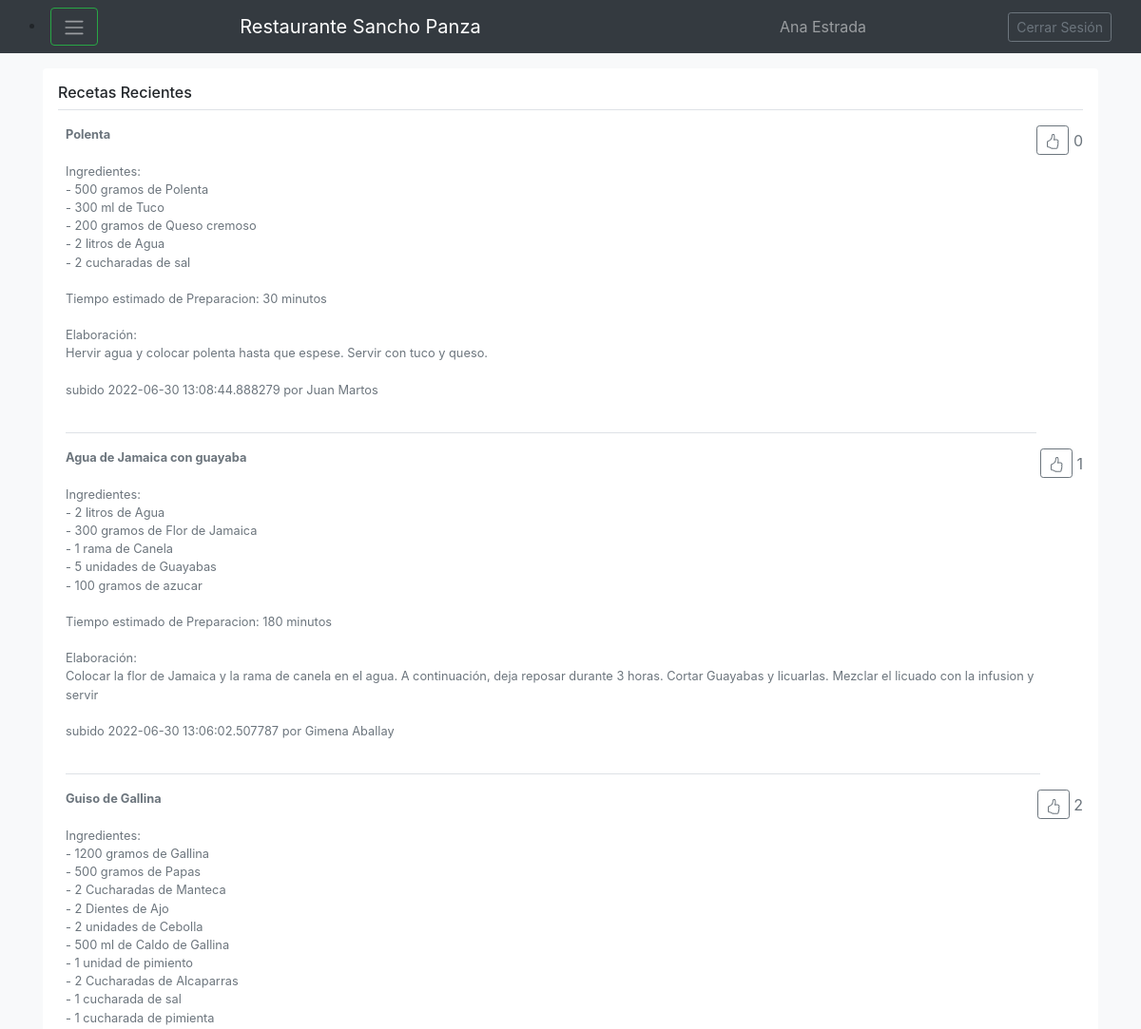
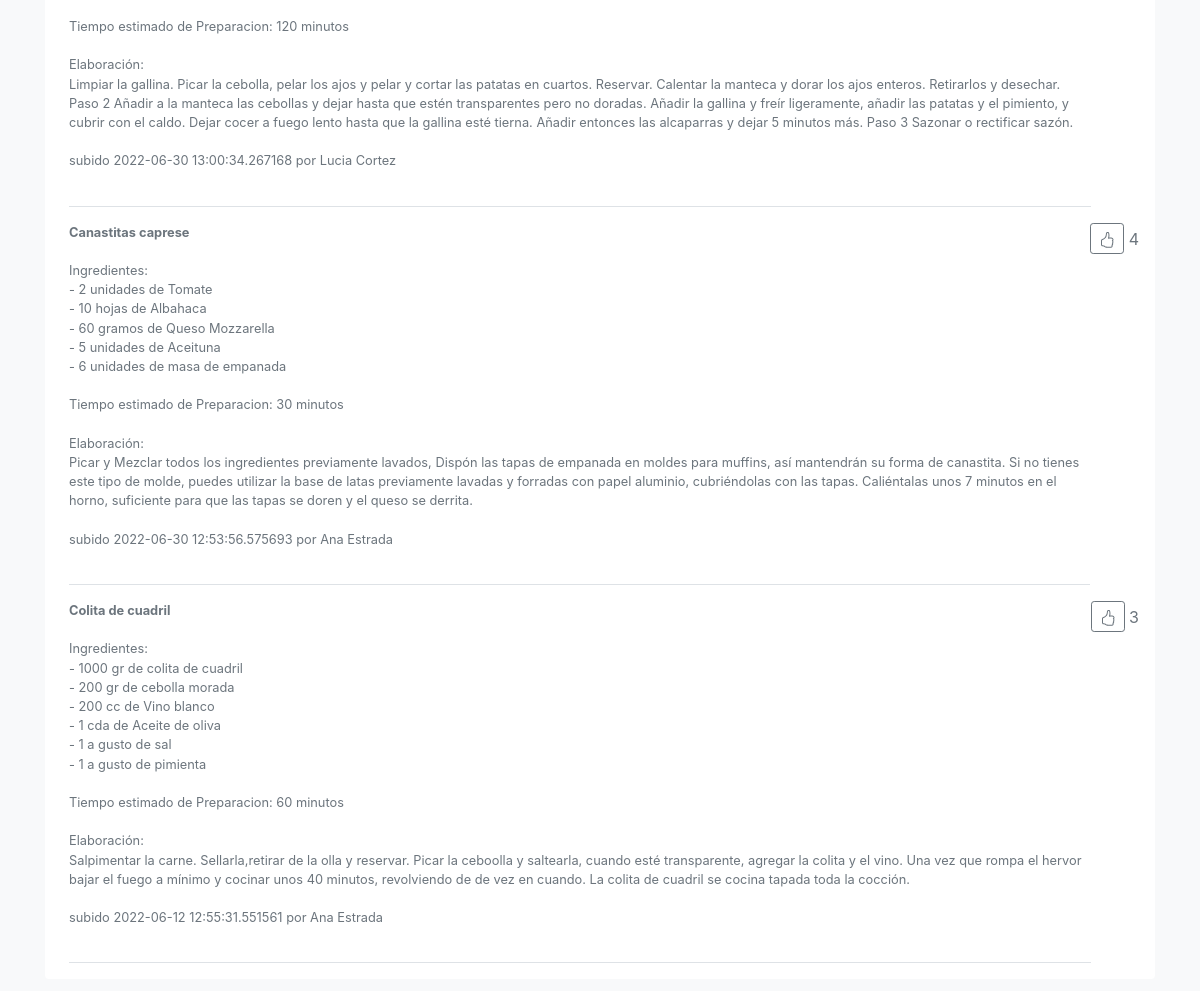
/Bienvenido (signed in), run on the app's committed database (2 pictures, top to bottom).
### models.py (models this page shows, shortened)
class Usuario(db.Model):
    __tablename__='Usuario'
    id=db.Column(db.Integer, primary_key=True)
    nombre=db.Column(db.String(80), nullable=False)
    correo=db.Column(db.String(120), unique=True, nullable=False)
    clave=db.Column(db.String(120), nullable=False)
    recetas=db.relationship('Receta', backref='Usuario', cascade="all, delete-orphan")

class Receta(db.Model):
    __tablename__='Receta'
    id=db.Column(db.Integer, primary_key=True)
    nombre=db.Column(db.String(80), nullable=False)
    tiempo=db.Column(db.Integer, nullable=False)
    fecha=db.Column(db.DateTime, nullable=False)
    elaboracion=db.Column(db.String(80), nullable=False)
    cantidadmegusta=db.Column(db.Integer, nullable=False)
    usuarioid=db.Column(db.Integer, db.ForeignKey('Usuario.id'))
    ingredientes=db.relationship('Ingrediente', backref='Receta', cascade="all, delete-orphan")

class Ingrediente(db.Model):
    __tablename__='Ingrediente'
    id=db.Column(db.Integer, primary_key=True)
    nombre=db.Column(db.String(80), nullable=False)
    cantidad=db.Column(db.Integer, nullable=False)
    unidad=db.Column(db.String(80), nullable=False)
    recetaid=db.Column(db.Integer, db.ForeignKey('Receta.id'))

### app.py (the view)
@app.route('/Bienvenido', methods=['GET', 'POST'])
def ingreso():
    if request.method == 'POST':
        if not request.form['email'] or not request.form['password']: #Evalua si el usuario en si no ingreso nada
            return render_template('index.html')
        else:
            Usuario_actual= Usuario.query.filter_by(correo=request.form['email']).first() #Crea la variable Usuario_actual y le asigna el email ingresado en el form
            if Usuario_actual is None: #Comprueba si esta vacio
                return render_template('Error.html', error="Email no Registrado")
            else:
                password=(hashlib.md5(bytes(request.form['password'], encoding='utf-8'))).hexdigest() #Encripta la Password
                if (password==Usuario_actual.clave): #Compara el password ya hasheado con el de la base de datos
                    session['nombre']=Usuario_actual.nombre
                    session['id']=Usuario_actual.id
                    recetasrecientes=Receta.query.all()
                    recetasrecientes.reverse()
                    return render_template('Bienvenido.html', tipo_busqueda="Recetas Recientes", usuario_actual=Usuario_actual, recetas=recetasrecientes, usuarios=Usuario.query.all(), ingredientes=Ingrediente.query.all()) #Redirecciona al usuario al template de Bienvenido.html
                else:
                    return render_template('Error.html', error="Contraseña incorrecta")
    else:
        if ('nombre' in session):
            recetasrecientes=Receta.query.all()
            recetasrecientes.reverse()
            return render_template('Bienvenido.html', tipo_busqueda="Recetas Recientes", usuario_actual=session, recetas=recetasrecientes, usuarios=Usuario.query.all(), ingredientes=Ingrediente.query.all()) #Redirecciona al usuario al template de Bienvenido.html
        else:
            return render_template('index.html', error = 'User or Password wrong') #El caso base lo redirecciona al Ingreso.html

### templates/Bienvenido.html (shortened to what this page needs)
{% extends "Base.html" %}
{% block content %}
<div class="my-3 p-3 bg-white rounded box-shadow">
  <h6 class="border-bottom border-gray pb-2 mb-0">{{tipo_busqueda}}</h6>
  {% for receta in recetas %}
  <div class="media text-muted pt-3">
    <p class="media-body pb-3 mb-0 small lh-125 border-bottom border-gray">
      <strong class="d-block text-gray-dark">{{receta.nombre}}</strong>
    <br>
      Ingredientes:
    <br>
      {% for ingrediente in receta.ingredientes %}
          - {{ingrediente.cantidad}} {{ingrediente.unidad}} de {{ingrediente.nombre}}
          <br>
      {% endfor %}
      <br>
      Tiempo estimado de Preparacion: {{receta.tiempo}} minutos
      <br><br>
      Elaboración:
      <br>
      {{receta.elaboracion}}
      <br><br>
      subido {{receta.fecha}} por {{usuarios[receta.usuarioid-1].nombre}}
      <br><br>
      <p class="d-block text-gray-dark">
      <form action="http://localhost:5000/megusta" method="post">
        <button type="submit" class="btn btn-outline-secondary btn-sm mb-1"></button>
           {{receta.cantidadmegusta}}
      </form>
    </p>
    </p>
  </div>
  {% endfor %}
{% endblock %}

### templates/Base.html (shortened to what this page needs)
<!doctype html>
<html lang="en">
  <head>
    <link href="static/css/bootstrap.min.css" rel="stylesheet">
    <link href="static/css/offcanvas.css" rel="stylesheet">
  </head>
  <body class="bg-light">
    <nav class="navbar navbar-expand-md fixed-top navbar-dark bg-dark">
      <div class="container-fluid">
        <li class="nav-item dropdown">
            <button class="btn btn-outline-success" id="navbarDropdown" data-bs-toggle="dropdown" aria-expanded="false">
                <span class="navbar-toggler-icon"></span>
            </button>
          </li>
          <a class="navbar-brand" href="http://localhost:5000/Bienvenido">Restaurante Sancho Panza</a>
          <li class="navbar-text">
            {{usuario_actual.nombre}}
          </li>
          <a class="btn btn-sm btn-outline-secondary" href="http://127.0.0.1:5000/" >Cerrar Sesión</a>
      </div>
    </nav>
    <main role="main" class="container">
        {% block content %}{% endblock %}
    </main>
  </body>
</html>

### static/css/offcanvas.css (style rules this page uses)
html, body { overflow-x: hidden; }
body { padding-top: 56px; }

### data on the page
Usuario: nombre "Ana Estrada"
Receta: nombre "Polenta", tiempo "30", elaboracion "Hervir agua y colocar polenta hasta que espese. Servir con tuco y queso.", fecha "2022-06-30 13:08:44.888279", usuarioid.nombre "Juan Martos", cantidadmegusta "0"
Ingrediente: cantidad "500", unidad "gramos", nombre "Polenta"
Ingrediente: cantidad "300", unidad "ml", nombre "Tuco"
Ingrediente: cantidad "200", unidad "gramos", nombre "Queso cremoso"
Ingrediente: cantidad "2", unidad "litros", nombre "Agua"
Ingrediente: cantidad "2", unidad "cucharadas", nombre "sal"
Receta: nombre "Agua de Jamaica con guayaba", tiempo "180", elaboracion "Colocar la flor de Jamaica y la rama de canela en el agua. A continuación, deja reposar durante 3 horas. Cortar Guayabas y licuarlas. Mezclar el licuado con la infusion y servir", fecha "2022-06-30 13:06:02.507787", usuarioid.nombre "Gimena Aballay", cantidadmegusta "1"
Ingrediente: cantidad "2", unidad "litros", nombre "Agua"
Ingrediente: cantidad "300", unidad "gramos", nombre "Flor de Jamaica"
Ingrediente: cantidad "1", unidad "rama", nombre "Canela"
Ingrediente: cantidad "5", unidad "unidades", nombre "Guayabas"
Ingrediente: cantidad "100", unidad "gramos", nombre "azucar"
Receta: nombre "Guiso de Gallina", tiempo "120", elaboracion "Limpiar la gallina. Picar la cebolla, pelar los ajos y pelar y cortar las patatas en cuartos. Reservar. Calentar la manteca y dorar los ajos enteros. Retirarlos y desechar. Paso 2 Añadir a la manteca las cebollas y dejar hasta que estén transparentes pero no doradas. Añadir la gallina y freír ligeramente, añadir las patatas y el pimiento, y cubrir con el caldo. Dejar cocer a fuego lento hasta que la gallina esté tierna. Añadir entonces las alcaparras y dejar 5 minutos más. Paso 3 Sazonar o rectificar sazón.", fecha "2022-06-30 13:00:34.267168", usuarioid.nombre "Lucia Cortez", cantidadmegusta "2"
Ingrediente: cantidad "1200", unidad "gramos", nombre "Gallina"
Ingrediente: cantidad "500", unidad "gramos", nombre "Papas"
Ingrediente: cantidad "2", unidad "Cucharadas", nombre "Manteca"
Ingrediente: cantidad "2", unidad "Dientes", nombre "Ajo"
Ingrediente: cantidad "2", unidad "unidades", nombre "Cebolla"
Ingrediente: cantidad "500", unidad "ml", nombre "Caldo de Gallina"
Ingrediente: cantidad "1", unidad "unidad", nombre "pimiento"
Ingrediente: cantidad "2", unidad "Cucharadas", nombre "Alcaparras"
Ingrediente: cantidad "1", unidad "cucharada", nombre "sal"
Ingrediente: cantidad "1", unidad "cucharada", nombre "pimienta"
Receta: nombre "Canastitas caprese", tiempo "30", elaboracion "Picar y Mezclar todos los ingredientes previamente lavados, Dispón las tapas de empanada en moldes para muffins, así mantendrán su forma de canastita. Si no tienes este tipo de molde, puedes utilizar la base de latas previamente lavadas y forradas con papel aluminio, cubriéndolas con las tapas. Caliéntalas unos 7 minutos en el horno, suficiente para que las tapas se doren y el queso se derrita.", fecha "2022-06-30 12:53:56.575693", usuarioid.nombre "Ana Estrada", cantidadmegusta "4"
Ingrediente: cantidad "2", unidad "unidades", nombre "Tomate"
Ingrediente: cantidad "10", unidad "hojas", nombre "Albahaca"
Ingrediente: cantidad "60", unidad "gramos", nombre "Queso Mozzarella"
Ingrediente: cantidad "5", unidad "unidades", nombre "Aceituna"
Ingrediente: cantidad "6", unidad "unidades", nombre "masa de empanada"
Receta: nombre "Colita de cuadril", tiempo "60", elaboracion "Salpimentar la carne. Sellarla,retirar de la olla y reservar. Picar la ceboolla y saltearla, cuando esté transparente, agregar la colita y el vino. Una vez que rompa el hervor bajar el fuego a mínimo y cocinar unos 40 minutos, revolviendo de de vez en cuando. La colita de cuadril se cocina tapada toda la cocción.", fecha "2022-06-12 12:55:31.551561", usuarioid.nombre "Ana Estrada", cantidadmegusta "3"
Ingrediente: cantidad "1000", unidad "gr", nombre "colita de cuadril"
Ingrediente: cantidad "200", unidad "gr", nombre "cebolla morada"
Ingrediente: cantidad "200", unidad "cc", nombre "Vino blanco"
Ingrediente: cantidad "1", unidad "cda", nombre "Aceite de oliva"
Ingrediente: cantidad "1", unidad "a gusto", nombre "sal"
Ingrediente: cantidad "1", unidad "a gusto", nombre "pimienta"

### other printed values
{{ tipo_busqueda }} "Recetas Recientes"
